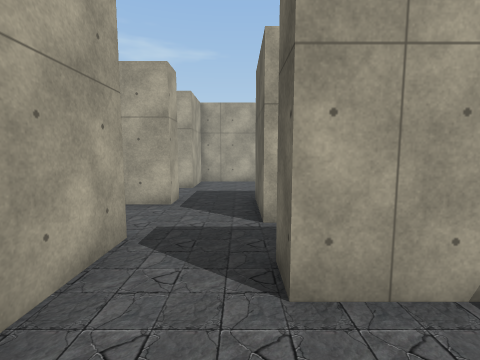
view 1 (above)

24 first-person views from a walk through a scene from a Unity 3-D project. The camera is 1.5 m above the floor, tilts 6° down and sees 85° across. The floor is counted in squares, 1 m on a side. Each view is taken from the middle of a square. On the plan, view 1 faces up. The plan holds only what a view shows up to about 14 squares ahead; the rest is blank. The player character is not drawn. Some animated figures are left out. Door leaves are left out, so doorways stand open. Some surface patterns are stand-ins.

view 2
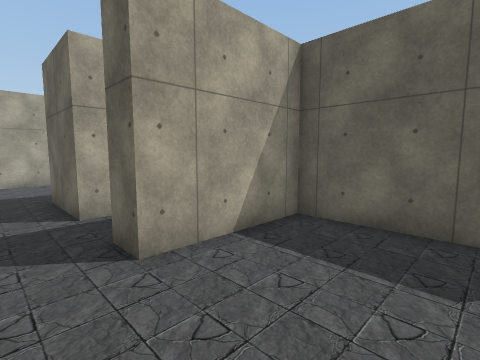

view 3
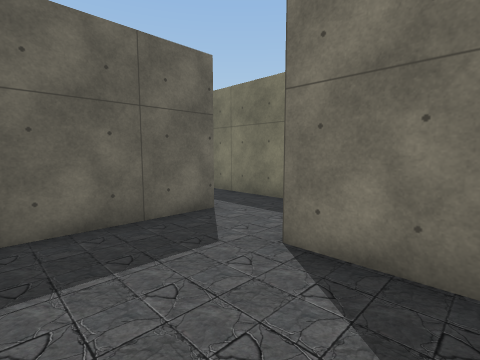

view 4
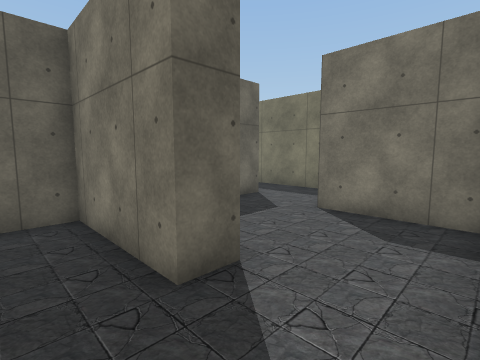

view 5
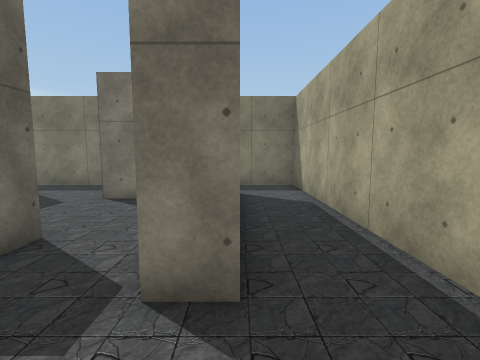

view 6
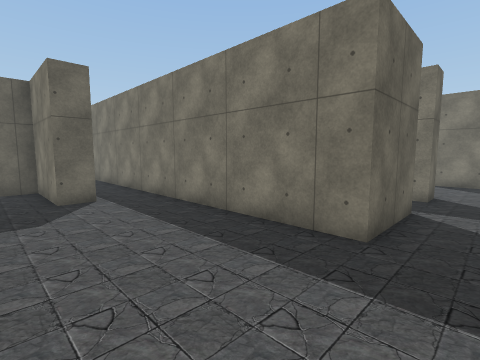

view 7
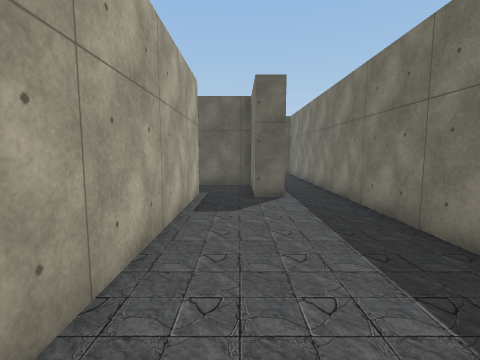

view 8
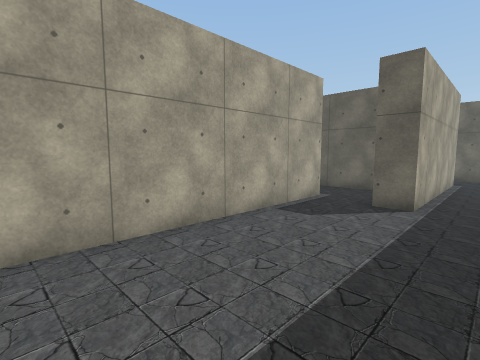

view 9
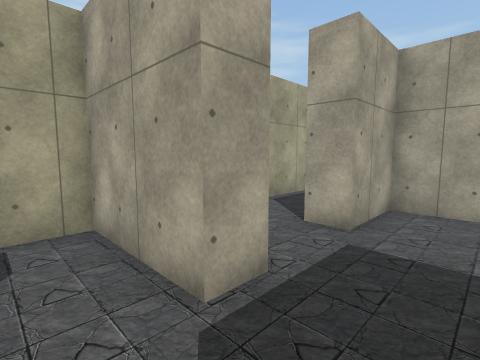

view 10
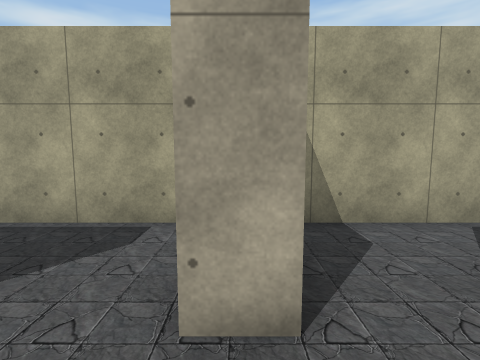

view 11
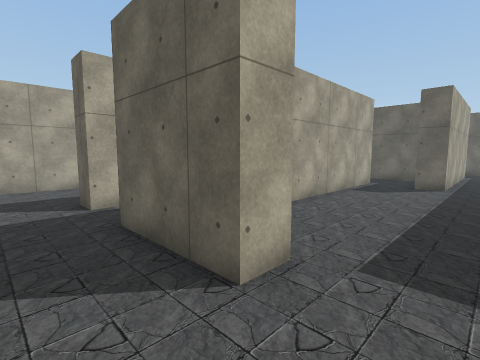

view 12
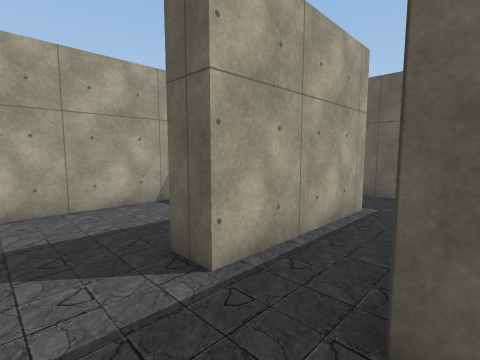

view 13
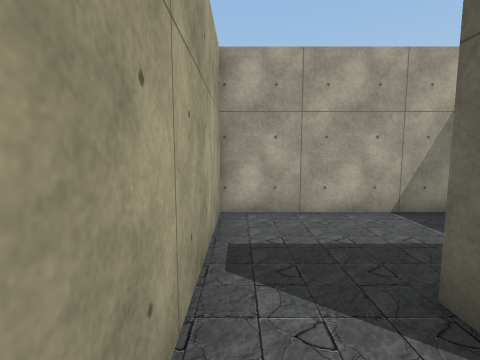

view 14
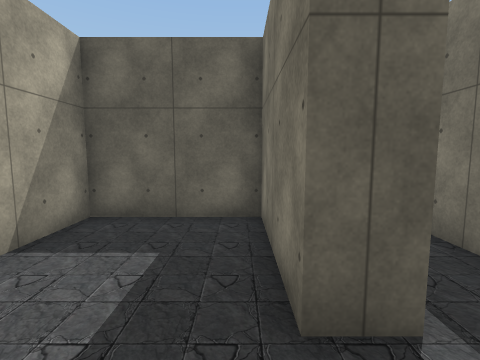

view 15
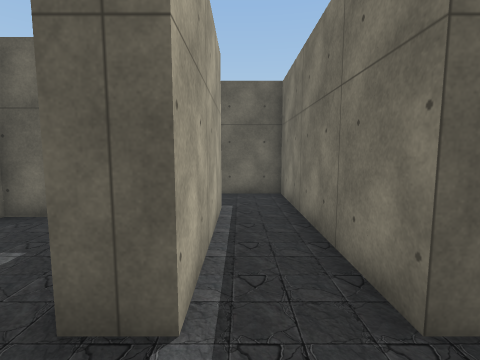

view 16
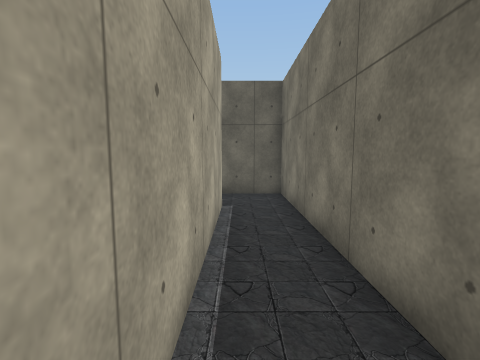

view 17
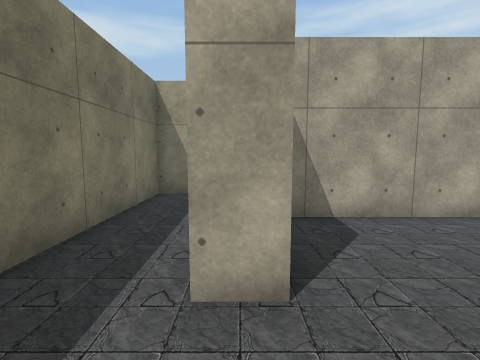

view 18
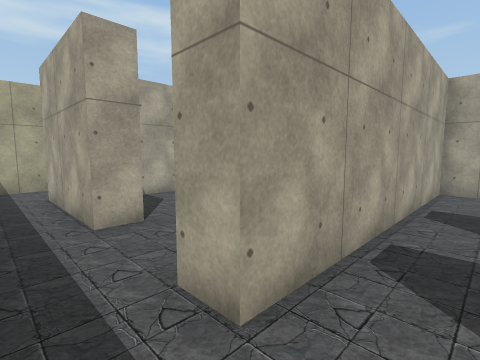

view 19
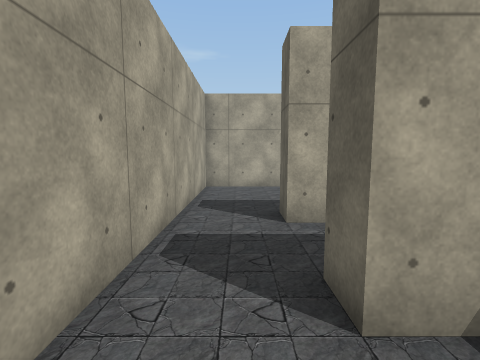

view 20
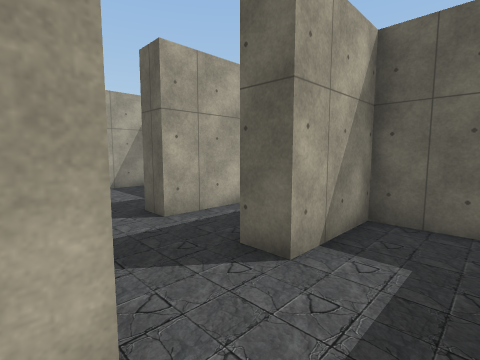

view 21
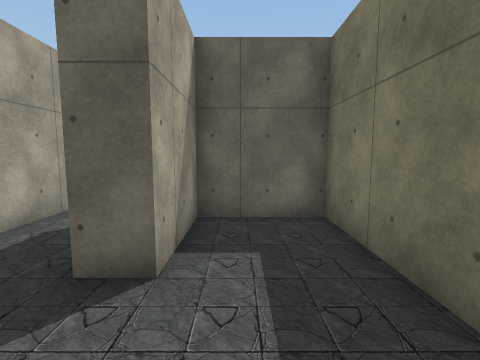

view 22
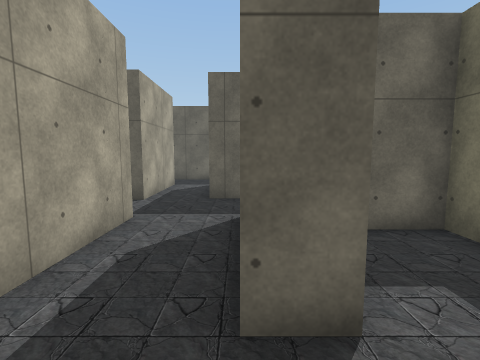

view 23
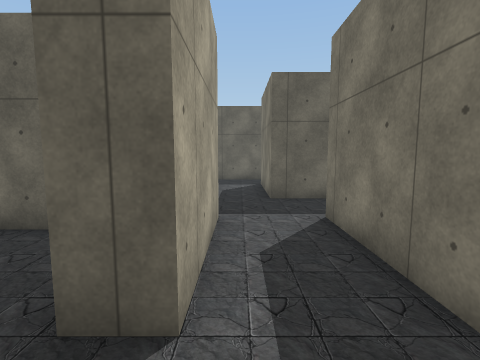

view 24
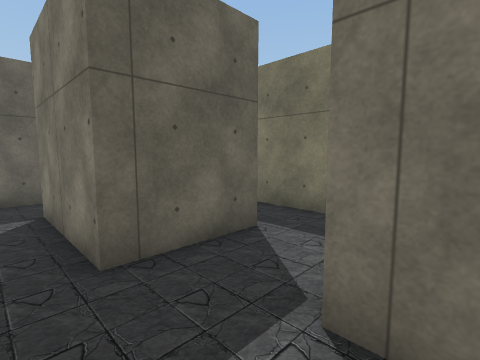

### Floor plan
Points are (right, up) in squares from view 1. A wall is a line through its corners. A room is listed if a view was taken in it or the views show most of it. See-through windows are left out.
Room 1 (views 1, 2, 3, 17, 20, 21)
walls: (5.5, -2.5) (4.5, -2.5) (4.5, 2.5) (0.5, 2.5); (-1.9, -1.5) (1.5, -1.5) (1.5, -2.5); (3.2, -5) (5.4, -5); (-2, 2.5) (-2, -0.9)
ways out: opening at (-0.5, 3) to room 2; opening at (1, -3.5) to room 2; opening at (5, -3.5) to room 5
Room 2 (views 4, 5, 6, 7, 8, 9, 10, 16)
walls: (1.2, 5.5) (0.5, 5.5) (0.5, 8.5) (17.5, 8.5) (17.5, 10.8); (-2, 8.6) (-2, 7.5) (-5.5, 7.5) (-5.5, -5) (0.9, -5); (-3, 4.5) (-2, 4.5) (-2, 2.5); (0.5, 2.5) (0.5, 3.5) (1.5, 3.5); (1.5, -2.5) (-3, -2.5); (7.6, 13.5) (-2, 13.5) (-2, 11); (15.2, 10.5) (7.8, 10.5) (7.8, 11.5)
ways out: opening at (-0.5, 3) to room 1; opening at (1, -3.5) to room 1; opening at (-3, 9.5) to room 3; opening at (8, 12.5) to room 8; opening at (1, 4.5); opening at (16.5, 11)
Room 3 (views 11, 12, 13, 15)
walls: (-5.5, 16.6) (-5.5, 9.4); (-2, 11) (-3, 11) (-3, 14.5) (4.5, 14.5) (4.5, 16.5); (2, 16.5) (-3, 16.5)
ways out: opening at (-3, 9.5) to room 2; opening at (-4.5, 17) to room 4; opening at (3.5, 17)
Room 4 (view 14)
walls: (-3, 16.5) (-3, 17.5) (1, 17.5) (1, 21.5) (-5.5, 21.5) (-5.5, 16.6)
ways out: opening at (-4.5, 17) to room 3
Room 5 (views 18, 19)
walls: (5.4, -5) (11, -5) (11, -2) (8, -2)
ways out: opening at (5, -3.5) to room 1; opening at (6.5, -1.5) to room 6
Room 6 (views 22, 23, 24)
walls: (12, 1.5) (8, 1.5); (8, -2) (8, -1) (12, -1); (14.5, -3.1) (14.5, 0) (18.5, 0); (5.5, 1.5) (5.5, -2.5); (13.9, -5) (16.2, -5); (18.2, 2.1) (14.2, 2.1)
ways out: opening at (6.5, -1.5) to room 5; opening at (6.5, 2) to room 7; opening at (13, 2); opening at (15, -4); opening at (19, 1)
Room 7 (no view inside)
walls: (11, 4.6) (11, 5.8); (10.4, 7.5) (5.5, 7.5) (5.5, 1.5); (8, 1.5) (8, 2.5)
ways out: opening at (6.5, 2) to room 6
Room 8 (no view inside)
walls: (8.6, 13.5) (7.6, 13.5); (7.8, 11.5) (11, 11.5) (11, 13.4)
ways out: opening at (8, 12.5) to room 2; opening at (9.5, 14)

Where each view was taken, in squares from view 1:
view 1: 0 up, 0 right, facing up
view 2: 1 down, 1 left, facing up-right
view 3: 2 up, 1 left, facing down-right
view 4: 5 up, 2 left, facing down-right
view 5: 7 up, 3 left, facing down
view 6: 13 up, 1 left, facing down-right
view 7: 12 up, 1 left, facing right
view 8: 9 up, 0 right, facing up-right
view 9: 6 up, 0 right, facing up-left
view 10: 8 up, 0 right, facing left
view 11: 9 up, 5 left, facing up-right
view 12: 14 up, 5 left, facing up-right
view 13: 15 up, 5 left, facing up
view 14: 18 up, 5 left, facing right
view 15: 16 up, 5 left, facing right
view 16: 10 up, 8 right, facing right
view 17: 2 down, 4 right, facing left
view 18: 4 down, 7 right, facing up-left
view 19: 4 down, 7 right, facing up
view 20: 4 down, 5 right, facing up-right
view 21: 3 down, 5 right, facing right
view 22: 1 down, 6 right, facing right
view 23: 1 up, 6 right, facing right
view 24: 1 up, 11 right, facing down-right
